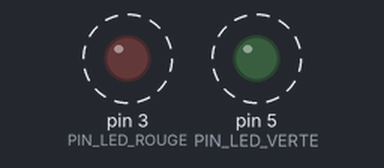
Simulated run of this program. Board: Arduino Uno, built with avr-gcc and run on an emulated ATmega328P. On the bench: output pins drawn as LEDs (lit = HIGH). Dashed ring = blinking.

Above: at 0.07 s.
Timing chart, 0 to 3.0 s (numbered marks = the images above):
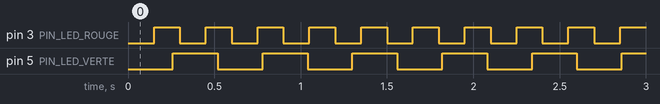

The program:

main.cpp
```cpp
#include <Arduino.h>

#define PIN_LED_ROUGE 3
#define DEMI_PERIODE_ROUGE 150000
#define PIN_LED_VERTE 5
#define DEMI_PERIODE_VERTE 260000
#define basculeLED(x) digitalWrite(x, !digitalRead(x))

void setup() {
  // Configure les broches des LEDs en sortie
  pinMode(PIN_LED_ROUGE, OUTPUT);
  pinMode(PIN_LED_VERTE, OUTPUT);
}

void loop() {
  static unsigned long dernierRouge = 0, dernierVerte = 0;
  if ((micros() - dernierRouge) >= DEMI_PERIODE_ROUGE) {
    dernierRouge = dernierRouge + DEMI_PERIODE_ROUGE;
    /*if (digitalRead(PIN_LED_ROUGE) == HIGH) digitalWrite(PIN_LED_ROUGE, LOW); else digitalWrite(PIN_LED_ROUGE, HIGH);*/
    /*digitalWrite(PIN_LED_ROUGE, !digitalRead(PIN_LED_ROUGE));*/
    basculeLED(PIN_LED_ROUGE);
  }
  if ((micros() - dernierVerte) >= DEMI_PERIODE_VERTE) {
    dernierVerte = dernierVerte + DEMI_PERIODE_VERTE; basculeLED(PIN_LED_VERTE);
  }
}
```

Measured:
- by itself, pin 3 (PIN_LED_ROUGE): alternates HIGH for 0.15 s and LOW for 0.15 s
- by itself, pin 5 (PIN_LED_VERTE): alternates HIGH for 0.26 s and LOW for 0.26 s
